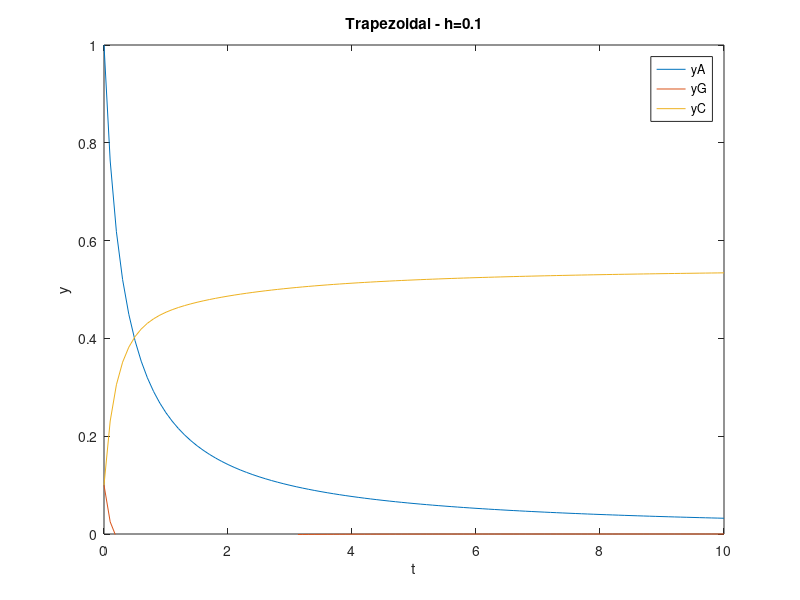

This figure's MATLAB source:
a=0;     % Initial time
b=10;     % Final time
k1=1;
k2=0.5;
k3=1;
yA0=1;    % Initial values
yG0=0.1;
yC0=0.1;
H=[0.1]; % Incremental time steps

% Trapezoidal
for k=1:1
    h=H(k);
    N=ceil((b-a)/h);
    t(k,1)=a; % assign initial time
    % assign initial conditions
    yA(k,1) = yA0;
    yG(k,1) = yG0;
    yC(k,1) = yC0;
    for i=1:N
        t(k,i+1) = t(k,i)+h;
        
        yAnr1 = yA(k,i);
        diffA = 1;
        while abs(diffA)>0.001
            yAnr2 = yAnr1 - (1.5*h*((yAnr1^2)+(yA(k,i)^2))+yAnr1-yA(k,i))/(1+3*h*yAnr1);
            diffA = (yAnr2-yAnr1)/yAnr2;
            yAnr1 = yAnr2;
        end
        yA(k,i+1) = yAnr1;

        yGnr1 = yG(k,i);
        diffG = 1;
        while abs(diffG)>0.001
            yGnr2 = yGnr1 - ((1+h)*yGnr1+(h-1)*yG(k,i)-1.5*h*((yAnr1^2)-(yA(k,i)^2)))/(1+h);
            diffG = (yGnr2-yGnr1)/yGnr2;
            yGnr1 = yGnr2;
        end
        yG(k,i+1) = yGnr1;

        yCnr1 = yC(k,i);
        diffC = 1;
        while abs(diffC)>0.001
            yCnr2 = yCnr1 - (yCnr1-yC(k,i)-0.75*h*((yAnr1^2)+(yA(k,i)^2))-h*(yGnr1+yG(k,i)))/1;
            diffC = (yCnr2-yCnr1)/yCnr2;
            yCnr1 = yCnr2;
        end
        yC(k,i+1) = yCnr1;
    end
    % fill blank cells
    if N<ceil((b-a)/H(1))
        for j=N+2:ceil((b-a)/H(1))+1
            t(k,j)=NaN;
            yA(k,j)=NaN;
            yG(k,j)=NaN;
            yC(k,j)=NaN;
            %error(k,j)=NaN;
        end
    end
end

% plots
figure
plot(t(1,:),yA(1,:),t(1,:),yG(1,:),t(1,:),yC(1,:));
title('Trapezoidal - h=0.1');
xlabel('t'); ylabel('y');
axis([a b 0 1]);
legend('yA','yG','yC');